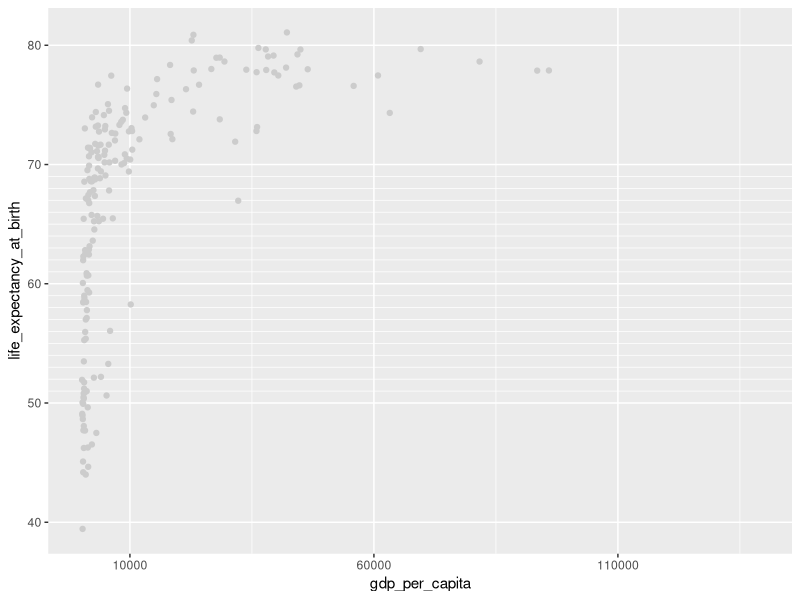

Generate this figure with R:
library(tidyverse)

world_bank_countries <- read_csv("data/world_bank_countries.csv")

world_bank_countries %>% 
  filter(year == 2000) %>%
  ggplot(aes(gdp_per_capita, y = life_expectancy_at_birth)) +
  geom_point(color = "grey80") +
  scale_y_continuous(breaks = seq(40, 80, 10),
                     minor_breaks = seq(50,70, 1)) +
  scale_x_continuous(breaks = seq(10000, 150000, 50000)) +
  theme(
    # panel.grid.major = element_line(color = "#EC4899"),
    # panel.grid.minor = element_line(color = "green"),
  )
